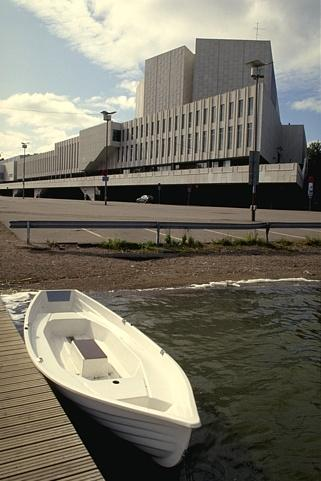
#> input picture CodeAndData/78004.jpg, 321 x 481 px
$ python gabor.py   (Python 2 division)   (older library calls are emulated)
#> lines starting #> are read from the running program, lines starting #| are printed output that depends on the picture
import numpy as np
import cv2

def auto_canny(image, sigma=0.33):
	# compute the median of the single channel pixel intensities
	v = np.median(image)

	# apply automatic Canny edge detection using the computed median
	lower = int(max(0, (1.0 - sigma) * v))
	upper = int(min(255, (1.0 + sigma) * v))
	edged = cv2.Canny(image, lower, upper)

	# return the edged image
	return edged

def build_filters():
	filters = []
	ksize = 11
 	for theta in np.arange(0, np.pi, np.pi / 16):
 		kern = cv2.getGaborKernel((ksize, ksize), 4.0, theta, 10.0, 0.5, 0, ktype=cv2.CV_32F)
 		kern /= 1.5*kern.sum()
 		filters.append(kern)
 	return filters

def process(img, filters):
 	accum = np.zeros_like(img)
 	for kern in filters:
 		fimg = cv2.filter2D(img, cv2.CV_8UC3, kern)
 		np.maximum(accum, fimg, accum)
 		return accum

if __name__ == '__main__':
	# [7 lines of commented-out code are left out]

	img_fn = "78004.jpg"
	img = cv2.imread(img_fn)
#> img is the input picture: shape (481, 321, 3); mean B, G, R 103, 116.4, 120.2
	if img is None:
		print 'Failed to load image file:', img_fn
		sys.exit(1)

	filters = build_filters()
#> the loop in process, `for kern in filters:` made 1 pass
#> pass 1, in process, `fimg = cv2.filter2D(img, cv2.CV_8UC3, kern)`:
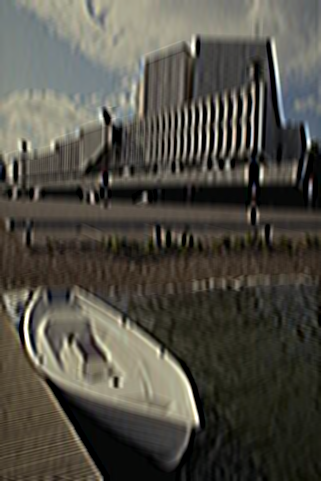
#> fimg: shape (481, 321, 3); mean B, G, R 69.6, 78.5, 81

	res1 = process(img, filters)
	cv2.imshow('result', res1)
	cv2.waitKey(0)

	gray = cv2.cvtColor(res1, cv2.COLOR_BGR2GRAY)
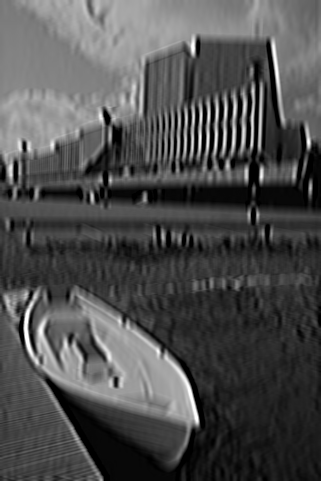
#> gray: shape (481, 321); min 0, max 255, mean 78.2
	blurred = cv2.GaussianBlur(gray, (3, 3), 0)

	wide = cv2.Canny(blurred, 10, 200)
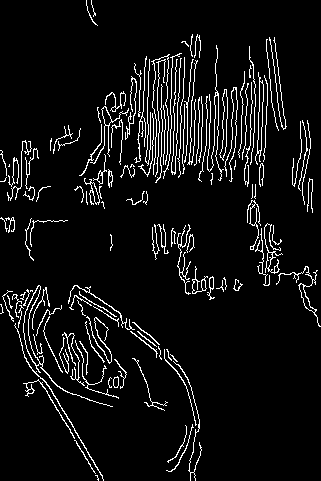
#> wide: shape (481, 321); 6.8% white in thin lines or dots
	wide = cv2.cvtColor(wide, cv2.COLOR_GRAY2BGR)
#> wide: shape (481, 321, 3); 6.8% white in thin lines or dots
	tight = cv2.Canny(blurred, 225, 250)
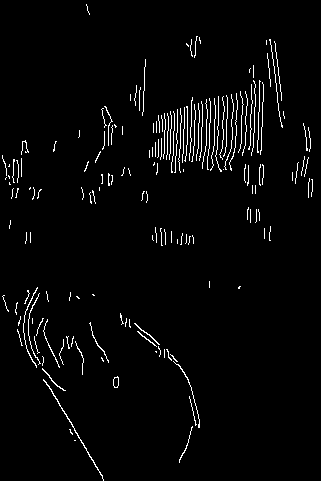
#> tight: shape (481, 321); 2.9% white in thin lines or dots
	tight = cv2.cvtColor(tight, cv2.COLOR_GRAY2BGR)
#> tight: shape (481, 321, 3); 2.9% white in thin lines or dots
	auto = auto_canny(blurred)
#> in auto_canny, `v = np.median(image)`: v = 66
#> in auto_canny, `lower = int(max(0, (1.0 - sigma) * v))`: lower = 44
#> in auto_canny, `upper = int(min(255, (1.0 + sigma) * v))`: upper = 87
#> in auto_canny, `edged = cv2.Canny(image, lower, upper)`:
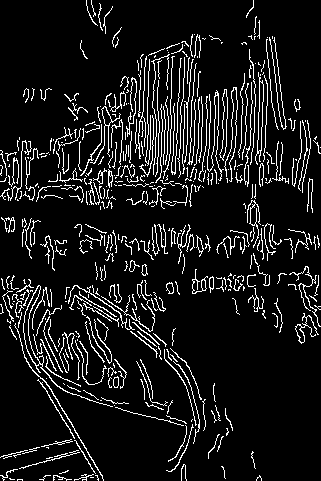
#> edged: shape (481, 321); 9.8% white in thin lines or dots
	auto = cv2.cvtColor(auto, cv2.COLOR_GRAY2BGR)
#> auto: shape (481, 321, 3); 9.8% white in thin lines or dots

	cv2.imshow("Edges", np.hstack([wide, tight, auto]))
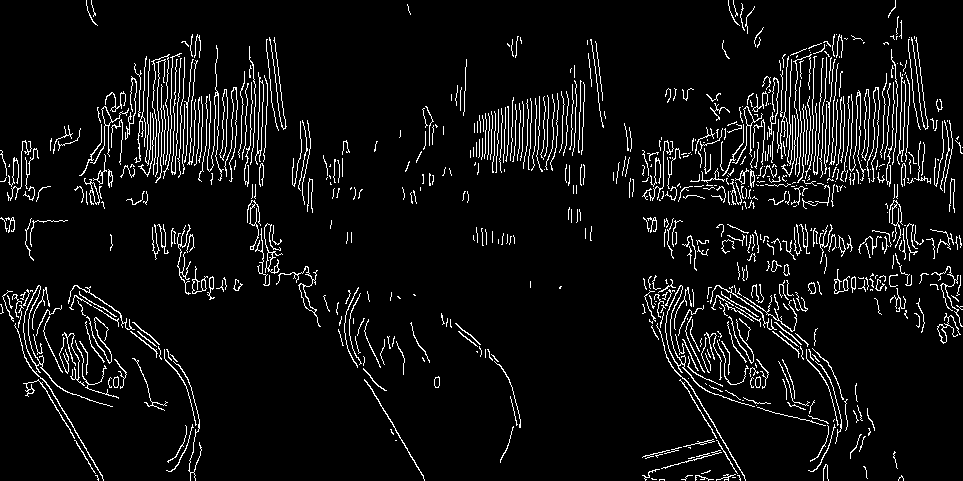
#> window 'Edges': shape (481, 963, 3); 6.5% white in thin lines or dots
	cv2.waitKey(0)

	cv2.destroyAllWindows()
